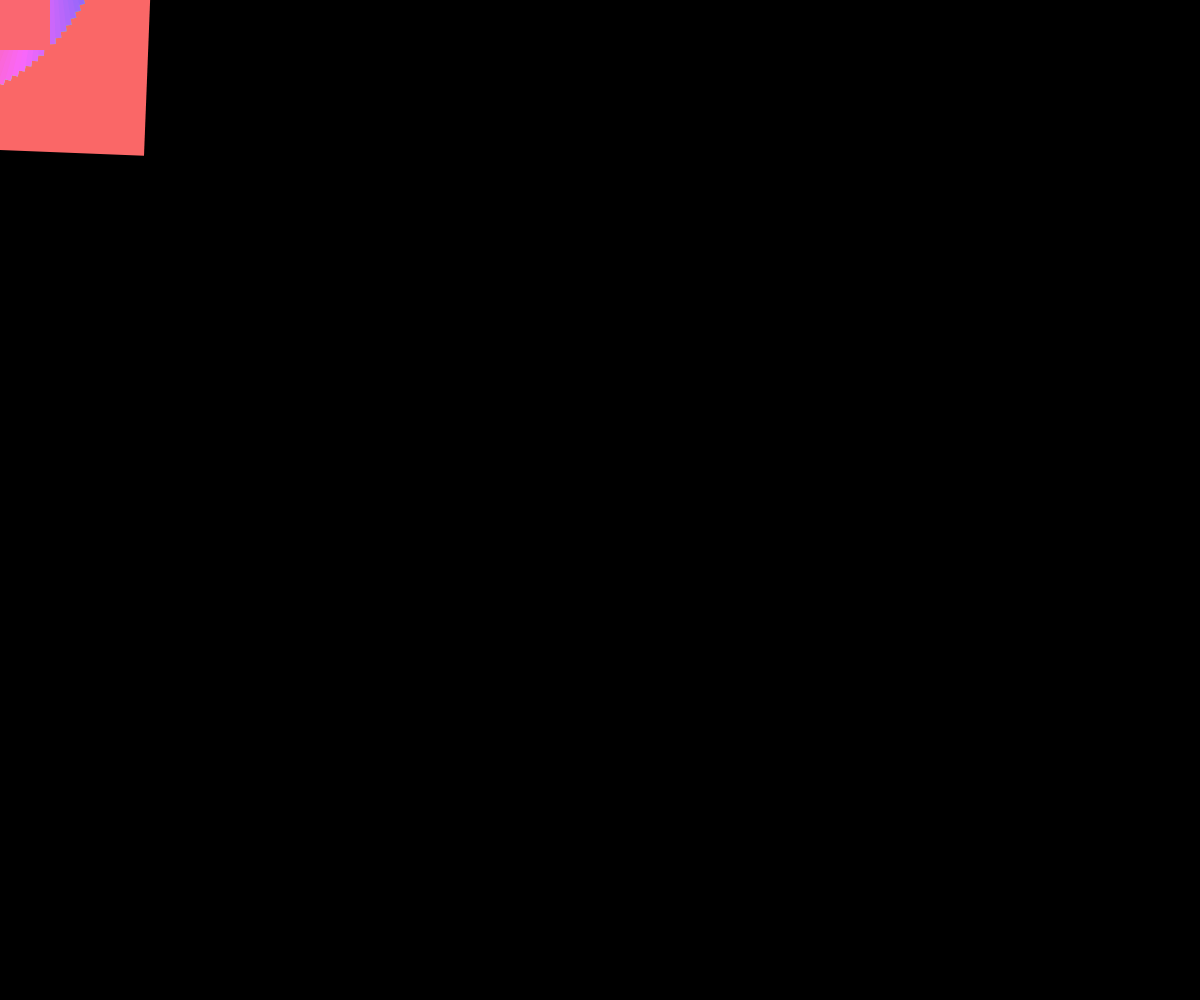
Frame 1 (no input)
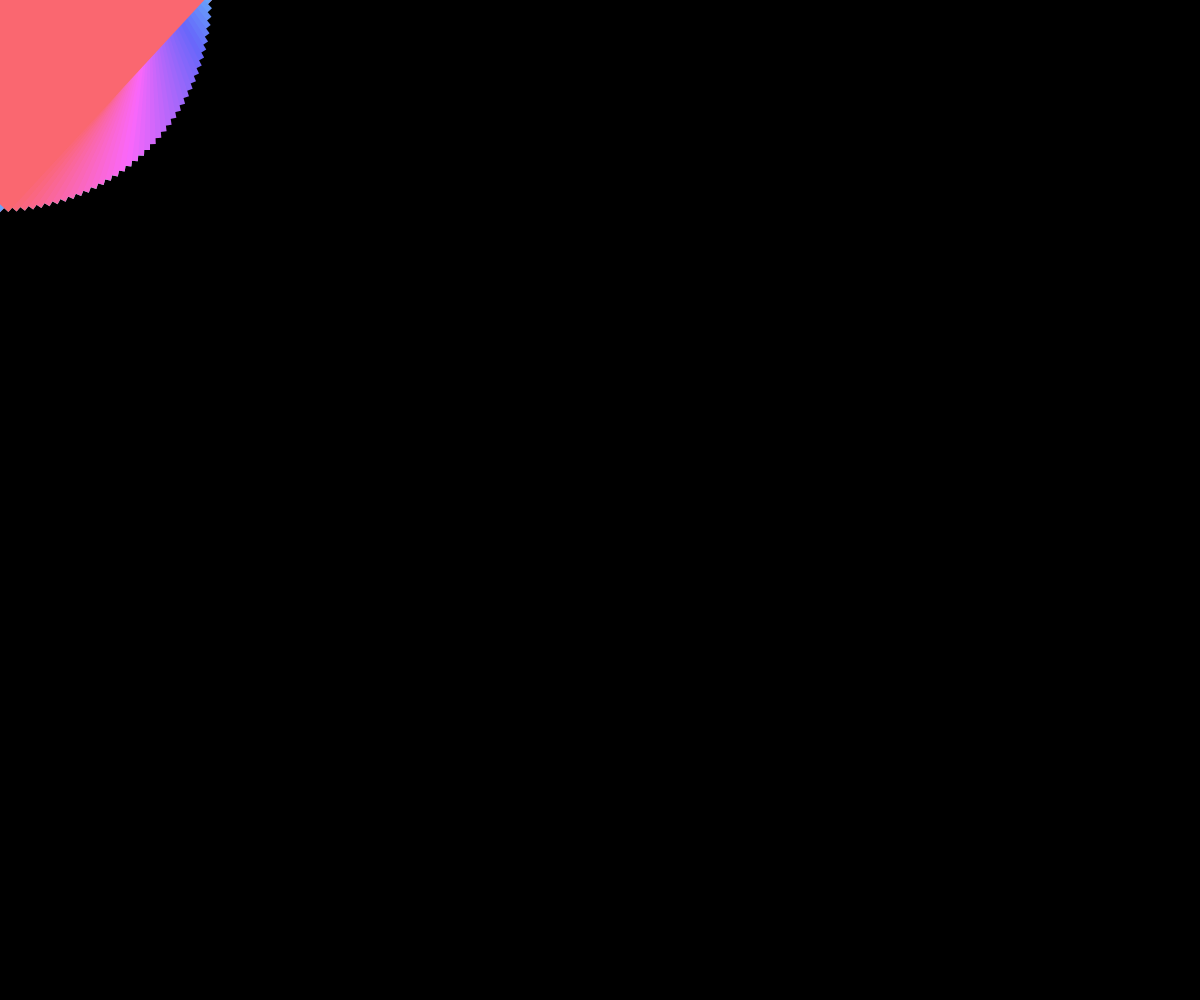
Frame 60 (no input)
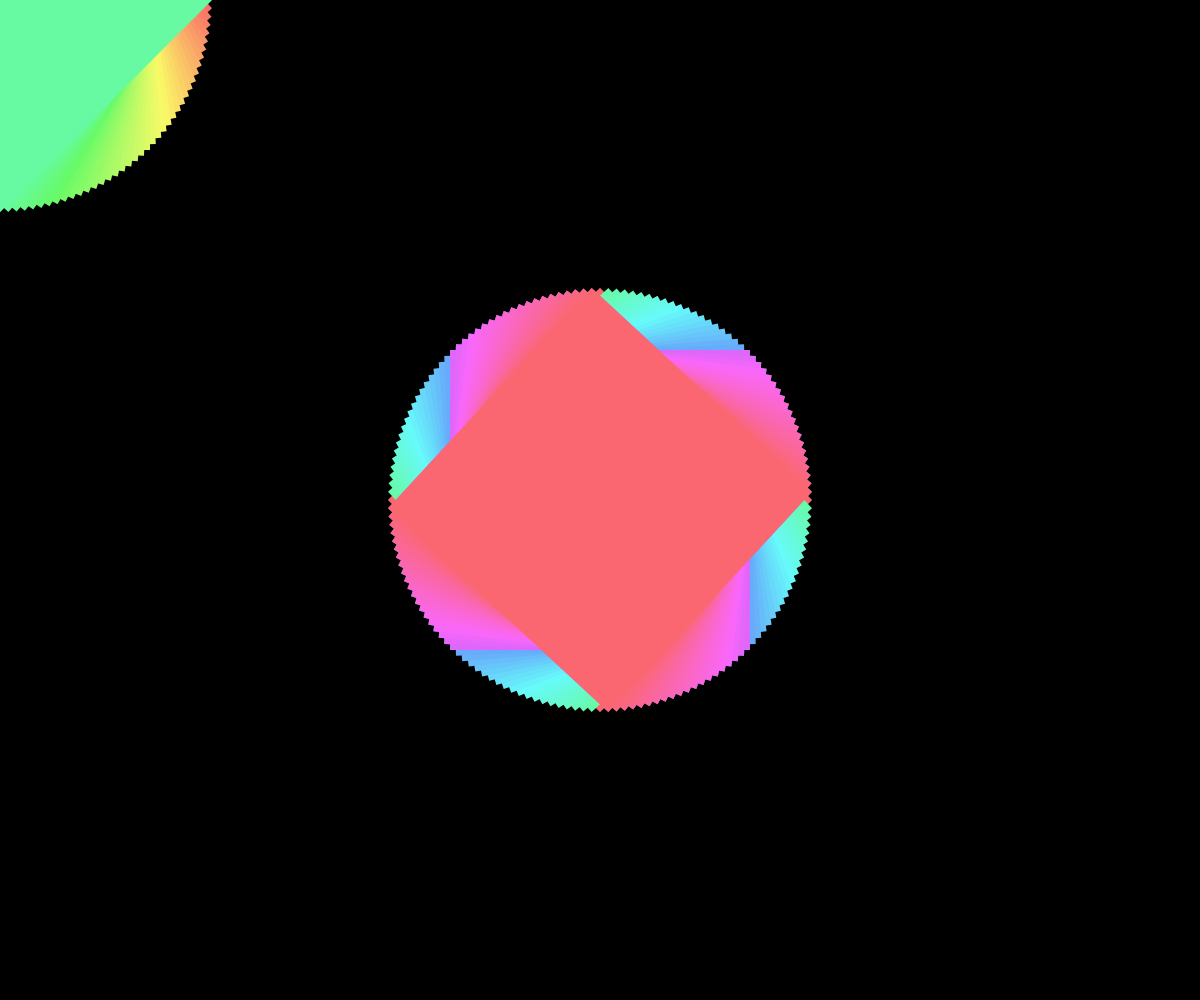
Frame 120 (the mouse pressed at the canvas centre since frame 60)

The p5.js sketch that drew these frames (run headless with seeded random() and noise() and a simulated clock; from frame 60 on, the mouse is pressed at the canvas centre):

// p5.js sketch
// ── sketch.js
var particles = [];
var numOfParticle = 100;
var currentParticleIndex = 0;
var pc;

function setup() {
  createCanvas(window.innerWidth, window.innerHeight);
  colorMode(HSB, 255);
  rectMode(CENTER);
  noStroke();

  pc = new ParticleController();
  pc.setup(numOfParticle);
}

function draw() {
  background(0);
  pc.update(mouseX, mouseY);
  pc.draw();
}

// ── particle.js
function Particle(x, y, size){
  this.x = x;
  this.y = y;
  this.size = size;

  this.update = function(x, y){
    this.x = x;
    this.y = y;
  };

  this.draw = function(index){
    push();
    translate(this.x, this.y);
    rotate(Math.PI /80 * index);
    rect(0, 0, this.size, this.size);
    pop();
  };
}

// ── particleController.js
function ParticleController(){
  this.particles = [];
  this.currentParticleIndex = 0;

  this.setup = function(numOfParticle){
    for (var i = 0; i < numOfParticle; i ++ ){
      this.particles[i] = new Particle(-100, -100, 300);
    }
  };

  this.update =  function(x, y){
    this.currentParticleIndex ++;
    this.currentParticleIndex = this.currentParticleIndex % this.particles.length;
    this.particles[this.currentParticleIndex].update(x, y);
  };

  this.draw = function(){
    var numOfParticle = this.particles.length;
    for (var i = 0; i < this.particles.length; i ++){
      fill(i/numOfParticle * 255, 150, 250);

      var index = (this.currentParticleIndex + i) % numOfParticle;
      this.particles[index].draw(index);
    }
  }
}
